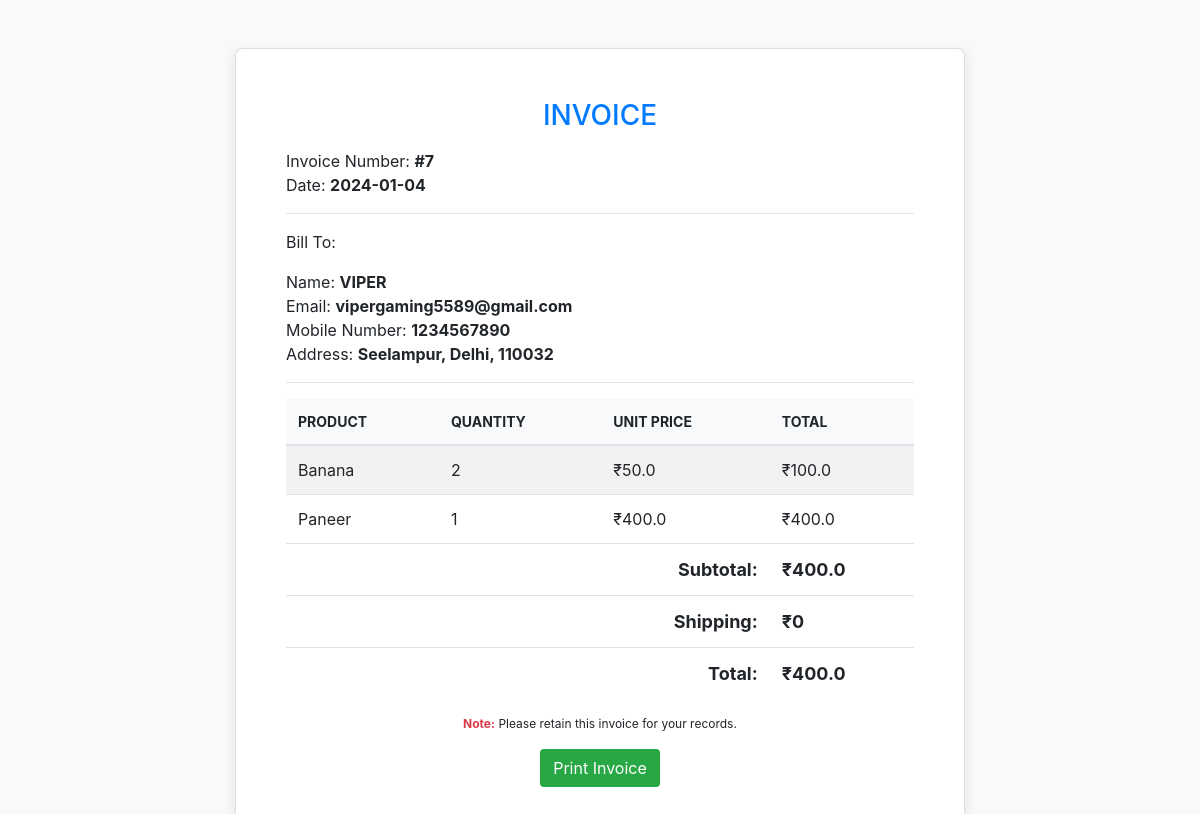
Screenshot of /invoice (signed in) with the database file from the repository.
### application/models.py (models this page shows)
class Bill(db.Model):
    __tablename__ = 'bill'
    id = db.Column(db.Integer, primary_key=True)
    fullname = db.Column(db.String(100), nullable=False)
    email = db.Column(db.String(100), nullable=False)
    phone = db.Column(db.Integer, nullable=False)
    address = db.Column(db.String(100), nullable=False)
    city = db.Column(db.String(100), nullable=False)
    zip = db.Column(db.Integer, nullable=False)
    payment_method = db.Column(db.String(100), nullable=False)
    user_id = db.Column(db.Integer, db.ForeignKey('user.id'), nullable=False)
    user = db.relationship('User', backref=db.backref('bills', lazy=True))

class OrderItem(db.Model):
    id = db.Column(db.Integer, primary_key=True)
    order_id = db.Column(db.Integer, db.ForeignKey('order.id'), nullable=False)
    product_id = db.Column(db.Integer, db.ForeignKey('product.id'), nullable=False)
    quantity = db.Column(db.Integer, nullable=False)
    price = db.Column(db.Float, nullable=False)
    order = db.relationship('Order', backref=db.backref('order_history', lazy=True))
    product = db.relationship('Product', backref=db.backref('order_history', lazy=True))

class Product(db.Model):
    id = db.Column(db.Integer, primary_key=True)
    name = db.Column(db.String(100), nullable=False)
    price = db.Column(db.Float, nullable=False)
    discount = db.Column(db.Float, nullable=False)
    MFG_date = db.Column(db.Date, nullable=True)
    EXP_date = db.Column(db.Date, nullable=True)
    stock = db.Column(db.Integer, nullable=False)
    unit = db.Column(db.String(100), nullable=True)
    image = db.Column(db.String(100), nullable=False)
    status = db.Column(db.String(100), nullable=False)
    category_id = db.Column(db.Integer, db.ForeignKey('category.id'), nullable=False)
    category = db.relationship('Category', backref=db.backref('products', lazy=True))

class Order(db.Model):
    id = db.Column(db.Integer, primary_key=True)
    user_id = db.Column(db.Integer, db.ForeignKey('user.id'), nullable=False)
    bill_id = db.Column(db.Integer, db.ForeignKey('bill.id'), nullable=False)
    order_date = db.Column(db.DateTime, nullable=False, default=datetime.utcnow)
    total_amount = db.Column(db.Float, nullable=False)
    status = db.Column(db.String(100), nullable=False)
    bill = db.relationship('Bill', backref=db.backref('orders', lazy=True))
    user = db.relationship('User', backref=db.backref('orders', lazy=True))

### application/controllers.py (the view)
@app.route('/invoice')
@login_required
def invoice():
    bill_detail = Bill.query.order_by(Bill.id.desc()).first()
    bill_details = Bill.query.filter_by(id=bill_detail.id).all()
    order = Order.query.order_by(Order.id.desc()).first()
    order_id = order.id
    order_date = order.order_date
    date = order_date.strftime('%Y-%m-%d')
    total_amount = order.total_amount
    delivery_charge = 50 if total_amount < 100 else 0
    allitems = OrderItem.query.filter_by(order_id=order_id).all()
    return render_template('invoice.html', bill_details=bill_details, order_id=order_id, date=date, allitems=allitems, total_amount=total_amount, delivery_charge=delivery_charge)

### templates/invoice.html (shortened to what this page needs)
<!DOCTYPE html>
<html lang="en">
<head>
    <link href="https://cdn.jsdelivr.net/npm/bootstrap@4.5.2/dist/css/bootstrap.min.css" rel="stylesheet">
    <link rel="stylesheet" type="text/css" href="{{ url_for('static', filename='css/invoice.css') }}">
</head>
<body>
    <div class="container mt-5">
        <div class="row justify-content-center">
            <div class="col-md-8">
                {% for bill in bill_details %}
                <div class="card invoice-card">
                    <div class="card-body">
                        <h2 class="card-title">Invoice</h2>
                        <p class="mb-0">Invoice Number: <strong>#{{order_id}}</strong></p>
                        <p class="mb-0">Date: <strong>{{date}}</strong></p>
                        <hr>
                        <p class="mt-2">Bill To:</p>
                        <p class="mb-0">Name: <strong>{{bill.fullname}}</strong></p>
                        <p class="mb-0">Email: <strong>{{bill.email}}</strong></p>
                        <p class="mb-0">Mobile Number: <strong>{{bill.phone}}</strong></p>
                        <p class="mb-0">Address: <strong>{{bill.address}}, {{bill.city}}, {{bill.zip}}</strong></p>
                        <hr>
                        <table class="table">
                            <thead>
                                <tr>
                                    <th>Product</th>
                                    <th>Quantity</th>
                                    <th>Unit Price</th>
                                    <th>Total</th>
                                </tr>
                            </thead>
                            <tbody>
                                {% for item in allitems %}
                                <tr>
                                    <td>{{item.product.name}}</td>
                                    <td>{{item.quantity}}</td>
                                    <td>₹{{item.product.discount}}</td>
                                    <td>₹{{item.price}}</td>
                                </tr>
                                {% endfor %}
                            </tbody>
                            <tfoot>
                                <tr class="total-row">
                                    <td colspan="3" class="text-right">Subtotal:</td>
                                    <td>₹{{total_amount-delivery_charge}}</td>
                                </tr>
                                <tr class="total-row">
                                    <td colspan="3" class="text-right">Shipping:</td>
                                    <td>₹{{delivery_charge}}</td>
                                </tr>
                                <tr class="total-row">
                                    <td colspan="3" class="text-right">Total:</td>
                                    <td>₹{{total_amount}}</td>
                                </tr>
                            </tfoot>
                        </table>
                        <p class="print-note">
                            <strong>Note:</strong> Please retain this invoice for your records.
                        </p>
                        <div class="text-center">
                            <a href="javascript:void(0);" class="btn btn-primary btn-print"
                                onclick="window.print()">Print Invoice</a>
                        </div>
                    </div>
                </div>
                {% endfor %}
            </div>
        </div>
    </div>
</body>
</html>

### static/css/invoice.css (style rules this page uses)
body { background-color: #f8f9fa; }
.invoice-card { background-color: #ffffff; box-shadow: 0 4px 12px rgba(0, 0, 0, 0.1); padding: 30px; border-radius: 8px; }
.card-title { color: #007bff; font-size: 28px; margin-bottom: 1rem; text-align: center; text-transform: uppercase; }
.btn-primary, .btn-print { border-color: transparent; transition: background-color 0.3s, border-color 0.3s; }
.btn-primary { background-color: #007bff; }
.btn-print { background-color: #28a745; }
.table { margin-bottom: 1rem; width: 100%; border-collapse: collapse; }
.table th, .table td { border-top: 1px solid #dee2e6; padding: 12px; vertical-align: middle; }
.table thead th { background-color: #f8f9fa; border-top: none; text-transform: uppercase; font-size: 14px; font-weight: bold; }
.table tbody tr:nth-of-type(odd) { background-color: rgba(0, 0, 0, 0.05); }
.total-row { font-size: 18px; font-weight: bold; }
.print-note { font-size: 12px; margin-top: 1rem; text-align: center; }
.print-note strong { color: #dc3545; }

### rows the page displays
Bill: order_id "7", date "2024-01-04", fullname "VIPER", email "vipergaming5589@gmail.com", phone "1234567890", address "Seelampur", city "Delhi", zip "110032", delivery_charge "0"
OrderItem: product.name "Banana", quantity "2", product.discount "50.0", price "100.0"
OrderItem: product.name "Paneer", quantity "1", product.discount "400.0", price "400.0"
Order: total_amount-delivery_charge "400.0", total_amount "400.0"
